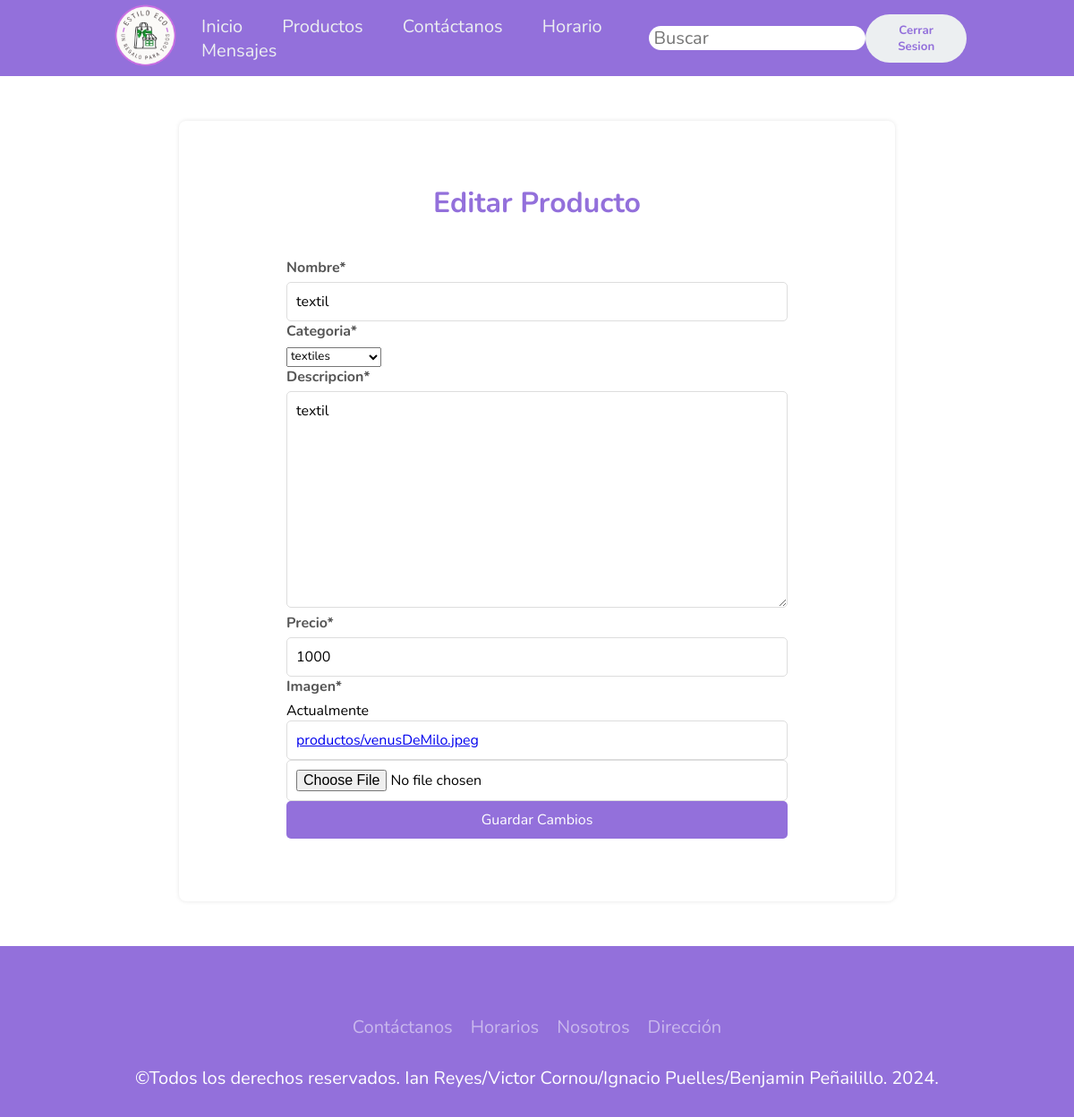
The app's page /editar/4/ (signed in) with its own data.
### main/models.py (models this page shows, shortened)
class Producto(models.Model):
    nombre = models.CharField(max_length=100)
    categoria = models.ForeignKey(Categoria, on_delete=models.CASCADE, default=1)
    descripcion = models.TextField()
    precio = models.IntegerField()
    imagen = models.ImageField(upload_to='productos/')

class Categoria(models.Model):
    nombre = models.CharField(max_length=100, unique=True)
    descripcion = models.TextField(blank=True, null=True)
    def __str__(self):
        return self.nombre

### main/views.py (the view)
# urls.py: path('editar/<int:producto_id>/', views.editarProducto, name='editarProducto'),
@user_passes_test(superuser_required)
def editarProducto(request, producto_id):
    producto = get_object_or_404(Producto, id=producto_id)
    if request.method == 'POST':
        form = ProductoForm(request.POST, request.FILES, instance=producto)
        if form.is_valid():
            form.save()
            return redirect('productos')
    else:
        form = ProductoForm(instance=producto)
    return render(request, 'editarProducto.html', {'form': form, 'producto': producto})

### main/forms.py
class ProductoForm(forms.ModelForm):
    class Meta:
        model = Producto
        fields = ['nombre', 'categoria', 'descripcion', 'precio', 'imagen']

### main/views.py (called while the page is built)
def superuser_required(user):
    return user.is_superuser

### main/templates/editarProducto.html (shortened to what this page needs)
{% extends "base.html" %}
{% load crispy_forms_tags %}
{% block content %}
<div class="container-editar">
    <div class="editar">
        <h2>Editar Producto</h2>
        <div class="mami">
            <form method="post" enctype="multipart/form-data">
                {{ form|crispy }}
                <button type="submit" class="btn btn-primary">Guardar Cambios</button>
            </form>
        </div>
    </div>
</div>
{% endblock %}

### static/css/style.css (style rules this page uses)
* { box-sizing: border-box; margin: 0; padding: 0; font-family: 'Nunito', sans-serif; }
body { font-family: Arial, sans-serif; margin: 0; padding: 0; }
form .form-control { border-radius: 5px; padding: 10px; border: 1px solid #ddd; font-size: 16px; width: 100%; }
form label { font-weight: bold; margin-bottom: 5px; display: block; color: #555; }
form .btn { background-color: #9370DB; color: white; padding: 10px 20px; border: none; border-radius: 5px; font-size: 16px; cursor: pointer; width: 100%; }
.container-editar { background-color: white; margin: 50px auto; padding: 20px; box-shadow: 0 0 5px rgba(0, 0, 0, 0.1); border-radius: 8px; }
.container-editar h2 { color: #9370DB; margin-bottom: 40px; text-align: center; font-size: 32px; }
.editar { margin: 50px auto; }
@media (min-width: 1200px) { .container-editar { margin-left: 200px; margin-right: 200px; } }
@media (min-width: 1200px) { .editar { margin-left: 100px; margin-right: 100px; } }

### records on screen
Producto: nombre "textil", categoria "textiles", descripcion "textil", precio "1000"
